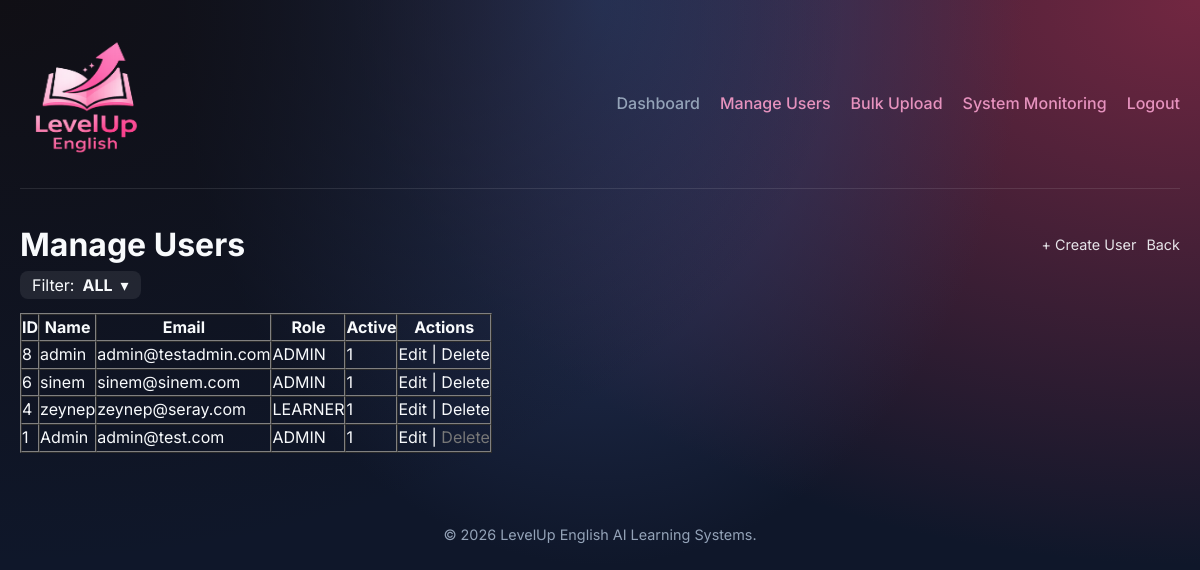
/admin/users.php (signed in), run on an earlier commit of the app's database.
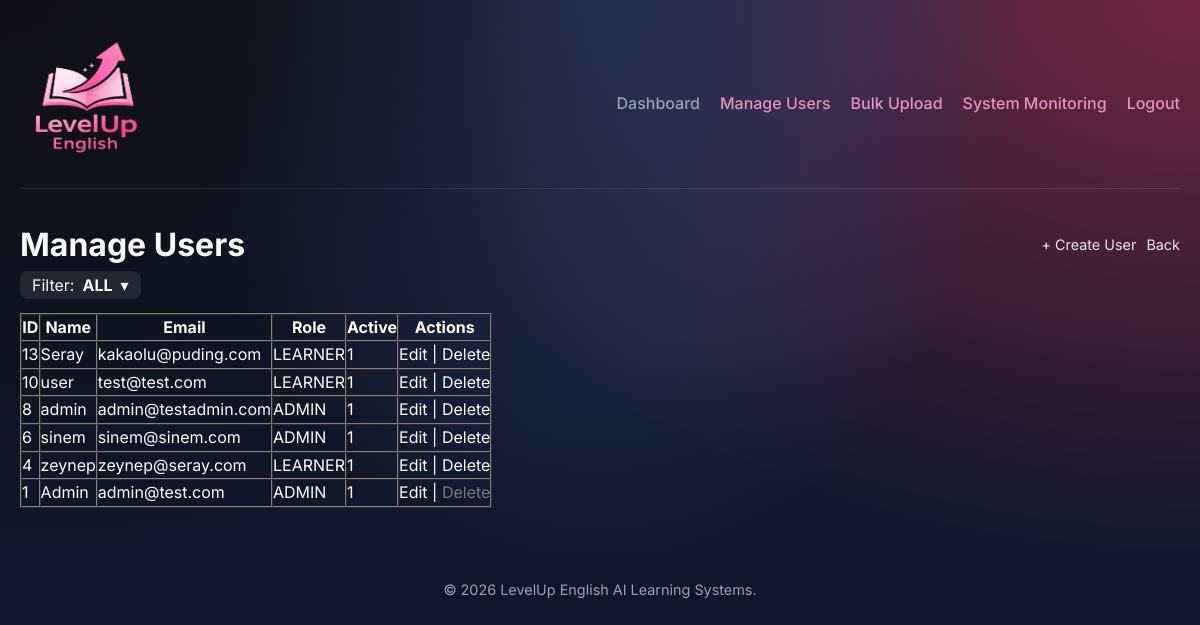
And on a later commit of the database.
### tables this page shows
CREATE TABLE `users` (
  `id` int(11) NOT NULL,
  `name` varchar(120) NOT NULL,
  `education_level` varchar(100) DEFAULT NULL,
  `email` varchar(190) NOT NULL,
  `password_hash` varchar(255) NOT NULL,
  `role` enum('ADMIN','INSTRUCTOR','LEARNER') NOT NULL DEFAULT 'LEARNER',
  `reset_token` varchar(255) DEFAULT NULL,
  `reset_token_expiry` datetime DEFAULT NULL,
  `active` tinyint(1) NOT NULL DEFAULT 1,
  `created_at` timestamp NOT NULL DEFAULT current_timestamp(),
  `password_plain` varchar(255) DEFAULT NULL
);

### admin/users.php (the view, shortened to what this page needs)
<?php
require_once __DIR__ . "/../config/db.php";
require_once __DIR__ . "/../includes/header.php";
$role = $_GET['role'] ?? 'ALL';
$params = [];
$sql = "SELECT id,name,email,role,active,created_at FROM users";
$sql .= " ORDER BY id DESC";
$stmt = $pdo->prepare($sql);
$stmt->execute($params);
$users = $stmt->fetchAll(PDO::FETCH_ASSOC);
$currentId = (int)($_SESSION['user']['id'] ?? 0);
?>
<div class="users-topbar">
  <h2 class="users-title">Manage Users</h2>
  <div class="users-actions">
    <a class="users-action" href="/SENG321/admin/user_create.php">+ Create User</a>
    <a class="users-action" href="/SENG321/admin/dashboard.php">Back</a>
  </div>
</div>
<div class="users-subbar">
  <details class="filter-dd">
    <summary class="filter-btn">
      Filter: <b><?= htmlspecialchars($role) ?></b>
      <span class="caret">▾</span>
    </summary>
  </details>
</div>
<table border="1" cellpadding="6" cellspacing="0" style="margin-top:10px;">
  <tr>
    <th>ID</th><th>Name</th><th>Email</th><th>Role</th><th>Active</th><th>Actions</th>
  </tr>
  <?php foreach ($users as $u): ?>
    <tr>
      <td><?= (int)$u["id"] ?></td>
      <td><?= htmlspecialchars($u["name"] ?? "") ?></td>
      <td><?= htmlspecialchars($u["email"] ?? "") ?></td>
      <td><?= htmlspecialchars($u["role"] ?? "") ?></td>
      <td><?= (int)($u["active"] ?? 0) ?></td>
      <td>
        <a href="/Seng321/admin/user_edit.php?id=<?= (int)$u["id"] ?>">Edit</a> |
        <?php if ((int)$u["id"] !== $currentId): ?>
         <a href="/Seng321/admin/user_delete.php?id=<?= (int)$u['id'] ?>"
   onclick="return confirm('Delete user?')">
   Delete
</a>
        <?php else: ?>
          <span style="color:#777;">Delete</span>
        <?php endif; ?>
      </td>
    </tr>
  <?php endforeach; ?>
</table>
<?php
require_once __DIR__ . "/../includes/footer.php";
?>

What changed in the data, as far as the page shows it:
added users: id "13", name "Seray", email "kakaolu@puding.com", role "LEARNER", active "1"
added users: id "10", name "user", email "test@test.com", role "LEARNER", active "1"
